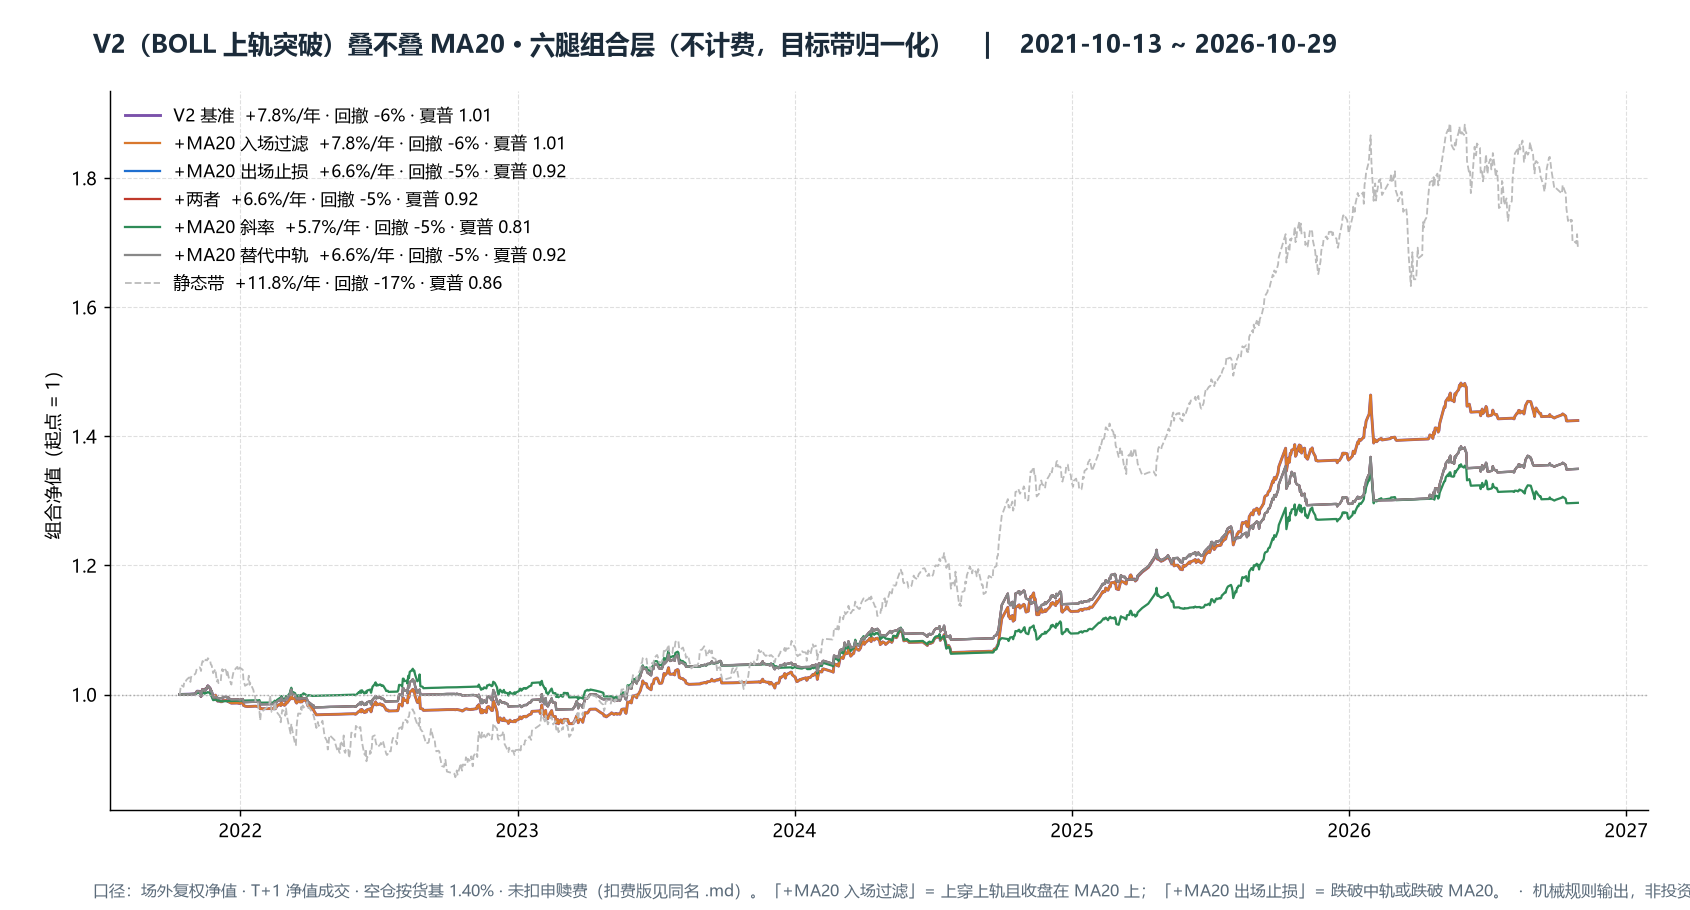

Recreate this plot in Python.
# -*- coding: utf-8 -*-
"""V2（BOLL 上轨突破）叠不叠 MA20？—— 六腿 + 组合层的同口径对照。

`v2_boll_breakout` 与 `v1_ma20` 回答的是同一件事（逐腿进出时点），只是触发条件不同：
V2 要「突破上轨」才上车、跌回中轨就下车；V1 是「站上 MA20 就上车、跌破 MA20 就下车」。
本脚本把 MA20 以三种方式**叠到 V2 上**，看是不是更好：

| # | 组合 | 买入 | 卖出 |
|---|---|---|---|
| 1 | `V2 基准` | 上穿上轨 | 跌破中轨 |
| 2 | `+MA20 入场过滤` | 上穿上轨 **且** 收盘 > MA20 | 跌破中轨 |
| 3 | `+MA20 出场止损` | 上穿上轨 | 跌破中轨 **或** 跌破 MA20 |
| 4 | `+两者` | 上穿上轨 且 收盘 > MA20 | 跌破中轨 或 跌破 MA20 |
| 5 | `+MA20 斜率` | 上穿上轨 **且** MA20 上行（> 20 日前） | 跌破中轨 |
| 6 | `V1 基准`（参照） | 上穿 MA20 | 跌破 MA20 |

口径与族内一致：场外复权净值、T+1 净值成交、空仓按货基 1.40%、组合层按目标带归一化（满仓 = 40pp）。
每格给「不计费 / 扣费」两行；扣费按真实执行代码（A 类 0.10%/0.50%，C 类 0）。

样本两段分别报：**全样本**（各腿指标预热后各自起算）与**共同窗口**（2021-11 ~ 2026-10，六腿交集），
A500 另给 `023299` 成立后（2025-03-27 起）的单腿结果 —— 那才是本基金自己的历史。

产物（本目录）：`_v2_ma20_combo.md` · `_v2_ma20_combo.png`。机械规则输出，非投资建议。
"""
import os
import sys

import numpy as np
import pandas as pd

try:
    sys.stdout.reconfigure(encoding="utf-8")  # type: ignore[attr-defined]
except Exception:  # noqa: BLE001
    pass

_HERE = os.path.dirname(os.path.abspath(__file__))
_VL = os.path.dirname(_HERE)

for _p in (_VL, os.path.join(_VL, "v2_boll_breakout")):
    if _p not in sys.path:
        sys.path.insert(0, _p)

import boll          # noqa: E402
import engine        # noqa: E402
import rule          # noqa: E402

LEGS = rule.LEG_ORDER
CASH_DAILY = boll.CASH_DAILY
FEE = boll.FEE
MA_WIN = 20
N, K = boll.PARAMS["N"], boll.PARAMS["K"]
W = {k: float(rule.LEGS[k]["band"]) / float(rule.SLEEVE_PP) for k in LEGS}

COMBOS = [
    ("V2 基准", dict(ma_entry=False, ma_exit=False, ma_slope=False)),
    ("+MA20 入场过滤", dict(ma_entry=True, ma_exit=False, ma_slope=False)),
    ("+MA20 出场止损", dict(ma_entry=False, ma_exit=True, ma_slope=False)),
    ("+两者", dict(ma_entry=True, ma_exit=True, ma_slope=False)),
    ("+MA20 斜率", dict(ma_entry=False, ma_exit=False, ma_slope=True)),
    ("+MA20 替代中轨", dict(ma_exit_only=True)),
    ("V1 基准", dict(v1=True)),
]


def state(buy_ev, sell_ev):
    """事件 → 0/1 状态（当日成立当日切换；T+1 成交在 run 里做）。"""
    b = np.asarray(buy_ev, dtype=bool)
    s = np.asarray(sell_ev, dtype=bool)
    out = np.zeros(len(b), dtype=int)
    cur = 0
    for i in range(len(b)):
        if cur == 0 and b[i]:
            cur = 1
        elif cur == 1 and s[i]:
            cur = 0
        out[i] = cur
    return pd.Series(out, index=buy_ev.index)


def make_sig(px, **opt):
    mid, up, _ = boll.bands(px, N, K)
    ma = px.rolling(MA_WIN).mean()
    if opt.get("v1"):
        s = (px > ma).astype(int)
        s[ma.isna()] = 0
        return s
    cross_up = (px > up) & (px.shift(1) <= up.shift(1))
    buy = cross_up.copy()
    if opt.get("ma_entry"):
        buy &= (px > ma)
    if opt.get("ma_slope"):
        buy &= (ma > ma.shift(MA_WIN))
    sell = px < ma if opt.get("ma_exit_only") else (px < mid)
    if opt.get("ma_exit"):
        sell = sell | (px < ma)
    buy = buy.fillna(False)
    sell = sell.fillna(False)
    # 预热期（中轨/上轨为 NaN）不允许有信号
    need_ma = opt.get("ma_entry") or opt.get("ma_exit") or opt.get("ma_exit_only") or opt.get("ma_slope")
    warm = mid.notna() & ma.notna() if need_ma else mid.notna()
    buy &= warm.fillna(False)
    return state(buy, sell)


def run_leg(px, sig, fee=(0.0, 0.0)):
    ret = px.pct_change().fillna(0.0)
    pos = sig.shift(1).fillna(0).astype(float)
    turn = pos.diff().fillna(0.0)
    cost = turn.clip(lower=0) * fee[0] + (-turn).clip(lower=0) * fee[1]
    r = pos * ret + (1.0 - pos) * CASH_DAILY - cost
    return (1.0 + r).cumprod()


def portfolio(frame, sigs, use_fee=False):
    wr = frame.pct_change().fillna(0.0)
    total = pd.Series(0.0, index=frame.index)
    inv = pd.Series(0.0, index=frame.index)
    for k in frame.columns:
        w = W[k]
        pos = sigs[k].reindex(frame.index).shift(1).fillna(0).astype(float)
        turn = pos.diff().fillna(0.0)
        cost = (turn.clip(lower=0) * FEE[k][0] + (-turn).clip(lower=0) * FEE[k][1]) if use_fee else 0.0
        total += w * (pos * wr[k]) - (w * cost if use_fee else 0.0)
        inv += w * pos
    return (1.0 + total + (1.0 - inv) * CASH_DAILY).cumprod(), float(inv.mean()), \
        float(sum((sigs[k].diff().abs() > 0).sum() for k in frame.columns) / 2.0)


def main():
    px = {k: boll.load(k) for k in LEGS}
    sigs = {name: {k: make_sig(px[k], **opt) for k in LEGS} for name, opt in COMBOS}

    # ---------- 单腿：全样本 / A500 真实段
    print("=" * 100)
    print("单腿（全样本，各自预热后起算）· 不计费 / 扣费后年化")
    md = ["# V2 叠 MA20 的六种组合（同口径对照）", "",
          "口径：场外复权净值 · T+1 净值成交 · 空仓按货基 1.40% · 扣费按真实执行代码"
          "（A 类 0.10%/0.50%，C 类 0）。组合层按目标带归一化（满仓 = 40pp）。", "",
          "## 1. 单腿 · 全样本（年化 / 最大回撤 / 夏普 / 曝光 / 往返/年）", "",
          "| 组合 | " + " | ".join(rule.LEGS[k]["name"] for k in LEGS) + " |",
          "|---|" + "---|" * len(LEGS)]
    for name, _ in COMBOS:
        cells = []
        for k in LEGS:
            nav = run_leg(px[k], sigs[name][k])
            p = engine.metrics(nav)
            e = float(sigs[name][k].shift(1).fillna(0).mean())
            cells.append(f"{p['ann']:+.1%} / {p['mdd']:.0%} / {e:.0%}")
        md.append(f"| {name} | " + " | ".join(cells) + " |")
        print(f"  {name:14s} " + "  ".join(
            f"{rule.LEGS[k]['name'][:4]}:{engine.metrics(run_leg(px[k], sigs[name][k]))['ann']:+.1%}"
            for k in LEGS))

    # ---------- A500 真实段
    cut = pd.Timestamp(rule.LEGS["a500"]["otc_start"])
    print("\nA500 真实段（2025-03-27 起）")
    md += ["", "## 2. A500 · 只算 023299 成立后（2025-03-27 起，桥接段不计）", "",
           "| 组合 | 年化 | 最大回撤 | 夏普 | 累计 | 曝光 | 往返/年 |", "|---|---|---|---|---|---|---|"]
    for name, _ in COMBOS:
        full = run_leg(px["a500"], sigs[name]["a500"])
        seg = full.loc[cut:]
        seg = seg / seg.iloc[0]
        p = engine.metrics(seg)
        e = float(sigs[name]["a500"].loc[cut:].shift(1).fillna(0).mean())
        n = float((sigs[name]["a500"].loc[cut:].diff().abs() > 0).sum()) / 2.0 / 1.6
        md.append(f"| {name} | {p['ann']:+.2%} | {p['mdd']:.2%} | {p['sharpe']:.2f} | "
                  f"{p['cum']:+.1%} | {e:.0%} | {n:.1f} |")
        print(f"  {name:14s} 年化 {p['ann']:+7.2%} 回撤 {p['mdd']:+7.2%} 夏普 {p['sharpe']:5.2f} "
              f"曝光 {e:4.0%} {n:5.1f} 往返/年")

    # ---------- 组合层：共同窗口
    frame = pd.DataFrame({k: px[k] for k in LEGS}).dropna(how="any")
    frame = frame.iloc[max(N, MA_WIN):]
    yrs = (frame.index[-1] - frame.index[0]).days / 365.25
    print(f"\n组合层共同窗口 {frame.index[0].date()} ~ {frame.index[-1].date()}（{yrs:.1f} 年）")
    md += ["", f"## 3. 组合层（六腿按目标带，{frame.index[0].date()} ~ {frame.index[-1].date()}，{yrs:.1f} 年）",
           "", "| 组合 | 不计费 年化 | 回撤 | 夏普 | 累计 | 扣费 年化 | 回撤 | 夏普 | 曝光 | 笔/年 |",
           "|---|---|---|---|---|---|---|---|---|---|"]
    navs, invs, ntrs = {}, {}, {}
    for name, _ in COMBOS:
        nav, inv, ntr = portfolio(frame, sigs[name], use_fee=False)
        navf, _, _ = portfolio(frame, sigs[name], use_fee=True)
        pf, p = engine.metrics(navf), engine.metrics(nav)
        navs[name], invs[name], ntrs[name] = nav, inv, ntr
        md.append(f"| {name} | {p['ann']:+.2%} | {p['mdd']:.2%} | {p['sharpe']:.2f} | {p['cum']:+.1%} | "
                  f"{pf['ann']:+.2%} | {pf['mdd']:.2%} | {pf['sharpe']:.2f} | {inv:.0%} | "
                  f"{ntr / yrs / len(LEGS):.1f} |")
        print(f"  {name:14s} 不计费 {p['ann']:+6.2%}/{p['mdd']:+6.2%}/{p['sharpe']:4.2f} · "
              f"扣费 {pf['ann']:+6.2%}/{pf['mdd']:+6.2%}/{pf['sharpe']:4.2f} · 曝光 {inv:4.0%}")

    # V2 / V1 各半（不是逐腿规则，是资金对半分给两套规则）
    blend = (navs["V2 基准"] + navs["V1 基准"]) / 2.0
    pbl = engine.metrics(blend)
    inv_bl = (invs["V2 基准"] + invs["V1 基准"]) / 2.0
    ntr_bl = ntrs["V2 基准"] + ntrs["V1 基准"]
    print(f"  {'V2/V1 各半':14s} 不计费 {pbl['ann']:+6.2%}/{pbl['mdd']:+6.2%}/{pbl['sharpe']:4.2f}"
          f" · 曝光 {inv_bl:4.0%}")
    md.append(f"| V2/V1 各半（资金对半分） | {pbl['ann']:+.2%} | {pbl['mdd']:.2%} | "
              f"{pbl['sharpe']:.2f} | {pbl['cum']:+.1%} | — | — | — | {inv_bl:.0%} | "
              f"{ntr_bl / yrs / len(LEGS):.1f} |")

    # 静态带参照
    static = (1.0 + frame.pct_change().fillna(0.0).mul(pd.Series(W), axis=1).sum(axis=1)).cumprod()
    ps = engine.metrics(static)
    print(f"  {'静态带(参照)':14s} {ps['ann']:+.2%}/{ps['mdd']:+.2%}/{ps['sharpe']:.2f}")
    md += ["", f"参照：静态带（恒定满仓持有）年化 {ps['ann']:+.2%} / 回撤 {ps['mdd']:.2%} / "
               f"夏普 {ps['sharpe']:.2f}。", ""]

    # ---------- 图
    import matplotlib
    matplotlib.use("Agg")
    import matplotlib.pyplot as plt
    import matplotlib.dates as mdates

    plt.rcParams["font.sans-serif"] = ["Microsoft YaHei", "SimHei", "DejaVu Sans"]
    plt.rcParams["axes.unicode_minus"] = False
    colors = ["#7b52ab", "#d9782d", "#1f6fd0", "#c0392b", "#2e8b57", "#888"]
    fig, ax = plt.subplots(figsize=(13.0, 7.0))
    for (name, _), c in zip(COMBOS, colors):
        p = engine.metrics(navs[name])
        ax.plot(navs[name].index, navs[name].to_numpy(), color=c,
                lw=1.6 if name == "V2 基准" else 1.25,
                label=f"{name}  {p['ann']:+.1%}/年 · 回撤 {p['mdd']:.0%} · 夏普 {p['sharpe']:.2f}")
    psr = engine.metrics(static)
    ax.plot(static.index, static.to_numpy(), color="#bbb", lw=1.0, ls="--",
            label=f"静态带  {psr['ann']:+.1%}/年 · 回撤 {psr['mdd']:.0%} · 夏普 {psr['sharpe']:.2f}")
    ax.axhline(1.0, color="#aaa", lw=0.8, ls=":")
    ax.set_ylabel("组合净值（起点 = 1）", fontsize=10)
    ax.grid(ls="--", lw=0.6, alpha=0.4)
    ax.set_axisbelow(True)
    ax.legend(loc="upper left", fontsize=9.5, frameon=False)
    for s in ("top", "right"):
        ax.spines[s].set_visible(False)
    ax.xaxis.set_major_locator(mdates.YearLocator())
    ax.xaxis.set_major_formatter(mdates.DateFormatter("%Y"))
    fig.suptitle("V2（BOLL 上轨突破）叠不叠 MA20 · 六腿组合层（不计费，目标带归一化）"
                 f"    |    {frame.index[0].date()} ~ {frame.index[-1].date()}",
                 x=0.055, ha="left", y=0.965, fontsize=14, color="#1b2b3a", weight="bold")
    fig.text(0.055, 0.015,
             "口径：场外复权净值 · T+1 净值成交 · 空仓按货基 1.40% · 未扣申赎费（扣费版见同名 .md）。"
             "「+MA20 入场过滤」= 上穿上轨且收盘在 MA20 上；「+MA20 出场止损」= 跌破中轨或跌破 MA20。"
             "  ·  机械规则输出，非投资建议。",
             fontsize=8.8, color="#5b6b7a")
    fig.subplots_adjust(left=0.065, right=0.975, top=0.90, bottom=0.11)
    out_png = os.path.join(_HERE, "_v2_ma20_combo.png")
    fig.savefig(out_png, dpi=130, facecolor="white")
    plt.close(fig)
    print("图:", out_png)

    out_md = os.path.join(_HERE, "_v2_ma20_combo.md")
    with open(out_md, "w", encoding="utf-8") as f:
        f.write("\n".join(md))
    print("报告:", out_md)


if __name__ == "__main__":
    main()
